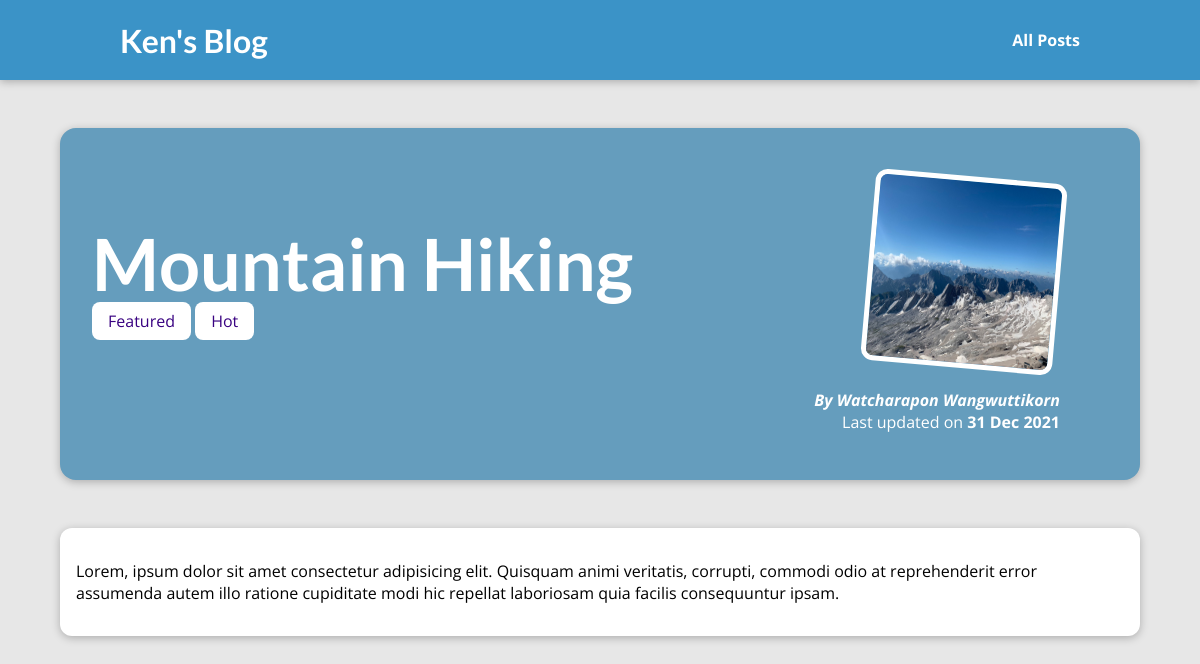
The page /posts/hike-in-the-mountains on the database its author committed.
### blog/models.py (models this page shows, shortened)
class Post(models.Model):
    title = models.CharField(max_length=150)
    excerpt = models.CharField(max_length=200)
    image = models.ImageField(upload_to="posts", null=True)
    date = models.DateField(auto_now=True)
    slug = models.SlugField(unique=True, db_index=True)
    content = models.TextField(validators=[MinLengthValidator(10)])
    author = models.ForeignKey(Author, on_delete=models.SET_NULL, null=True, related_name="posts")
    tags = models.ManyToManyField(Tag)

class Tag(models.Model):
    caption = models.CharField(max_length=20)

class Author(models.Model):
    first_name = models.CharField(max_length=100)
    last_name = models.CharField(max_length=100)
    email_address = models.EmailField()
    def full_name(self):
        return f"{self.first_name} {self.last_name}"
    def __str__(self):
        return self.full_name()

### blog/views.py (the view)
# urls.py: path("posts/<slug:slug>", views.post_detail, name="post-detail-page")
def post_detail(request, slug):
    identified_post = get_object_or_404(Post, slug=slug)
    return render(request, "blog/post-detail.html", {
        "post": identified_post,
        "post_tags": identified_post.tags.all()
    })

### blog/templates/blog/post-detail.html (shortened to what this page needs)
{% extends "base.html" %}
{% load static %}
{% block css_files %}
    <link rel="stylesheet" href="{% static "blog/post-detail.css" %}" />
{% endblock %}
{% block content %}
    <section id="summary">
        <h2>{{ post.title }}</h2>
        <div>
            {% for tag in post_tags %}
                <span class="tag">{{ tag.caption }}</span>
            {% endfor %}
        </div>
        <article>
            <img src="{{ post.image.url }}" alt="post.title" />
            <address>By <a href="mailto:{{ post.author.email_address }}">{{ post.author }}</a></address>
            <div>
                Last updated on <time>{{ post.date|date:"d M Y" }}</time>
            </div>
        </article>
    </section>
    <main>
        {{ post.content|linebreaks }}
    </main>
{% endblock %}

### templates/base.html (shortened to what this page needs)
{% load static %}
<!DOCTYPE html>
<html lang="en">
<head>
    <link rel="stylesheet" href="{% static "app.css" %}">
    {% block css_files %}{% endblock %}
</head>
<body>
    <header id="main-navigation">
        <h1><a href="{% url "starting-page" %}">Ken's Blog</a></h1>
        <nav>
            <a href="{% url "posts-page" %}">All Posts</a>
        </nav>
    </header>
    {% block content %}
    {% endblock %}
</body>
</html>

### static/app.css (style rules this page uses)
* { box-sizing: border-box; }
html { font-family: 'Open Sans', 'Lato', sans-serif; }
body { margin: 0; }
h1, h2, h3 { font-family: 'Lato', sans-serif; font-weight: bold; }
#main-navigation { width: 100%; height: 5rem; display: flex; justify-content: space-between; align-items: center; padding: 0 10%; position: absolute; top: 0; left: 0; }
#main-navigation a { text-decoration: none; color: white; font-weight: bold; }

### blog/static/blog/post-detail.css (style rules this page uses)
body { background-color: #e7e7e7; }
#main-navigation { background-color: #3b93c7; box-shadow: 0 2px 8px rgba(0, 0, 0, 0.25); }
#summary { margin: 8rem auto 3rem auto; padding: 2rem; width: 90%; max-width: 90rem; border-radius: 16px; background-color: #659DBD; position: relative; box-shadow: 0 2px 8px rgba(0, 0, 0, 0.25); height: 22rem; }
#summary h2 { color: white; font-size: 4.5rem; margin-bottom: 0.25rem; }
#summary article { position: absolute; top: 2rem; right: 3rem; padding: 1rem 2rem; border-radius: 12px; text-align: right; color: white; }
#summary article img { width: 12rem; height: 12rem; border-radius: 12px; transform: rotateZ(5deg); border: 5px solid white; margin-bottom: 1rem; }
#summary address { font-weight: bold; }
#summary a { color: white; text-decoration: none; }
#summary time { font-weight: bold; }
main { width: 90%; max-width: 90rem; margin: 3rem auto; background-color: white; padding: 1rem; border-radius: 12px; box-shadow: 0 2px 8px rgba(0, 0, 0, 0.25); }
.tag { background-color: white; color: #390281; padding: 0.5rem 1rem; border-radius: 8px; }

### rows shown on the page
Post: title "Mountain Hiking", image (picture), author "Watcharapon Wangwuttikorn", date "31 Dec 2021", content "Lorem, ipsum dolor sit amet consectetur adipisicing elit. Quisquam animi veritatis, corrupti, commodi odio at reprehenderit error assumenda autem illo ratione cupiditate modi hic repellat laboriosam quia facilis consequuntur ipsam."
Tag: caption "Featured"
Tag: caption "Hot"
